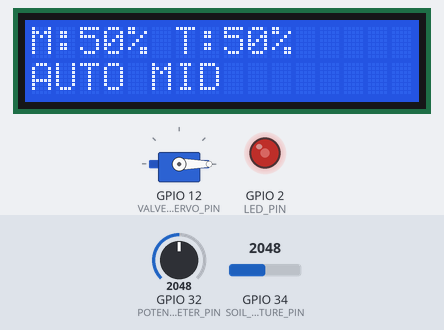
Bench run of a sketch on a simulated ESP32. Shown: servo, 16×2 character LCD, output pins drawn as LEDs (lit = HIGH). The inputs (shaded band) are chosen by the test bench; at power-on: GPIO 34 (SOIL_MOISTURE_PIN) = 2048, GPIO 32 (POTENTIOMETER_PIN) = 2048. WiFi joins after 1.5 s; servers stay silent unless stated; no MQTT or app messages arrive unless stated; what the sketch prints to the serial monitor is not drawn.

Above: at 9.4 s.
9.5 s: GPIO 34 (SOIL_MOISTURE_PIN) set to 2220
At 13.4 s:
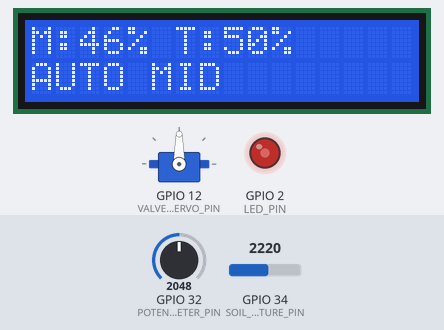
13.8 s: GPIO 34 (SOIL_MOISTURE_PIN) set to 2284
At 15.2 s:
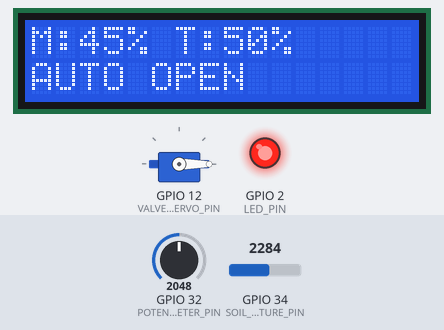
18.8 s: GPIO 34 (SOIL_MOISTURE_PIN) set to 2047
At 21.6 s:
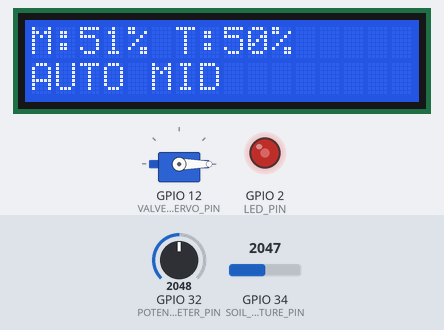
21.9 s: GPIO 32 (POTENTIOMETER_PIN) set to 1960
At 24.8 s:
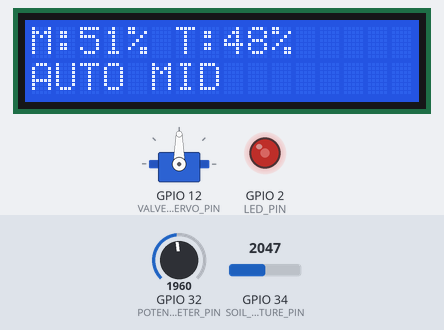
31.5 s: GPIO 32 (POTENTIOMETER_PIN) set to 2040
Timing chart, 0 to 34.5 s (numbered marks = the images above; inputs shaded):
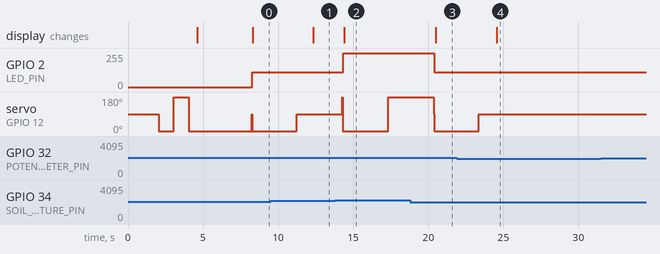

Measured:
- the behaviour switches between 2252 and 2253 on GPIO 34 (SOIL_MOISTURE_PIN) (found by bisection; images 1 and 2)
- after the input at 9.5 s, the display: changes after 2.8 s (image 1)
- after the input at 13.8 s, GPIO 2 (LED_PIN): 112/255 → 255/255 after 0.52 s; servo on GPIO 12 (VALVE_SERVO_PIN): 90° → 0° after 0.48 s, → 180° 3.0 s later; the display: changes after 0.60 s (image 2)
- after the input at 18.8 s, GPIO 2 (LED_PIN): 255/255 → 112/255 after 1.6 s; servo on GPIO 12 (VALVE_SERVO_PIN): 180° → 0° after 1.6 s; the display: changes after 1.7 s (image 3)
- after the input at 21.9 s, the display: changes after 2.7 s (image 4)

The sketch:

main.ino
```cpp
/*
 * ESP32 Soil Moisture Sensor+Control Board - SERVO WORKING VERSION
 * Author: Huynh Quoc Huy (Servo Working)
 */

#include <WiFi.h>
#include <PubSubClient.h>
#include <ESP32Servo.h>
#include <LiquidCrystal_I2C.h>
#include <Wire.h>
#include <ArduinoJson.h>

// WiFi Configuration
const char* WIFI_SSID = "Wokwi-GUEST";
const char* WIFI_PASSWORD = "";

// MQTT Configuration
const char* MQTT_BROKER = "broker.hivemq.com";
const int MQTT_PORT = 1883;
const char* MQTT_CLIENT_ID = "ESP_SOIL_MOISTURE_01";
const char* MQTT_TOPIC_SENSOR = "garden/sensor/soil_moisture_data";
const char* MQTT_TOPIC_STATUS = "garden/status/soil_board";
const char* MQTT_TOPIC_ALERTS = "garden/alerts/soil_board";
const char* MQTT_TOPIC_COMMANDS = "garden/control/soil_commands";

// Hardware Pin Definitions
const int SOIL_MOISTURE_PIN = 34;
const int VALVE_SERVO_PIN = 12;
const int LED_PIN = 2;
const int BUTTON_PIN = 25;
const int POTENTIOMETER_PIN = 32;
const int LCD_SDA_PIN = 21;
const int LCD_SCL_PIN = 22;
const int LCD_I2C_ADDRESS = 0x27;

// Soil Moisture Thresholds
const int MOISTURE_LOW = 45;
const int MOISTURE_OPTIMAL = 60;
// ADC Configuration
const int MOISTURE_MAX_RAW = 4095;

// Timing Configuration
const unsigned long AUTOMATION_INTERVAL = 3000;
const unsigned long STATUS_INTERVAL = 5000;

// Servo Angles - SAME AS LIGHT BOARD
const int SERVO_CLOSED_ANGLE = 0;
const int SERVO_MID_ANGLE = 90;
const int SERVO_OPEN_ANGLE = 180;

// System Variables
bool system_initialized = false;
bool mqtt_connected = false;
bool auto_mode = true;
bool valve_servo_active = false;

// Timing Variables
unsigned long last_automation_check = 0;
unsigned long last_status_publish = 0;
unsigned long last_sensor_read = 0;
unsigned long system_start_time = 0;

// PWM Variables
int led_brightness = 0;

// Sensor Variables
float current_moisture = 0.0;
int current_potentiometer = 0;
int moisture_threshold = MOISTURE_OPTIMAL;

// Servo state tracking
int current_servo_angle = -1;
String current_state = "INITIALIZING";

// Global Objects
WiFiClient espClient;
PubSubClient client(espClient);
LiquidCrystal_I2C lcd(LCD_I2C_ADDRESS, 16, 2);
DynamicJsonDocument json_doc(512);
Servo valveServo;

// === SERVO CONTROL ===
void activateValveServo(int angle) {
    angle = constrain(angle, 0, 180); //giới hạn giá trị góc xoay
    valveServo.write(angle);          //xoay góc với giá trị góc angle
    valve_servo_active = (angle != 0);//giá trị valve servo đang hoạt động
    current_servo_angle = angle;      //góc hiện tại bằng angle
    Serial.println("💧 Valve servo: " + String(angle) + "°");
    Serial.println("💧 Valve servo active: " + String(valve_servo_active) + "°");
    Serial.println("💧 Valve servo angle: " + String(current_servo_angle) + "°");
}
void deactivateValveServo() {
    if (valve_servo_active) {
        valveServo.write(0);          //xoay góc với giá trị góc 0
        valve_servo_active = false;   //giá trị valve servo đang tắt
        current_servo_angle = 0;      //góc hiện tại bằng 0
        Serial.println("💧 Valve servo DEACTIVATED: 0 °");
        Serial.println("💧 Valve servo active: " + String(valve_servo_active) + "°");
        Serial.println("💧 Valve servo angle: " + String(current_servo_angle) + "°");
    }
}

// === LED CONTROL ===
void setLEDBrightness(int brightness) {
    brightness = constrain(brightness, 0, 255);
    if (led_brightness != brightness) {
        led_brightness = brightness;
        analogWrite(LED_PIN, brightness);
        Serial.println("💡 LED: " + String(brightness));
    }
}

// === SENSOR READING ===
float readSoilMoisture() {
    int raw_value = analogRead(SOIL_MOISTURE_PIN);
    int constrained_raw = constrain(raw_value, 0, MOISTURE_MAX_RAW);

    // Map ADC (0-4095) sang moisture (100-0%)
    int moisture_int = map(constrained_raw, 0, MOISTURE_MAX_RAW, 100, 0);
    float moisture = constrain((float)moisture_int, 0.0, 100.0);

    Serial.print("📊 ADC: "); Serial.print(raw_value);
    Serial.print(" → Moisture: "); Serial.print(moisture, 1); Serial.println("%");
    return moisture;
}
//=== READ POTENTIOMETER ===
int readPotentiometer() {
    int reading = analogRead(POTENTIOMETER_PIN);
    current_potentiometer = reading;
    moisture_threshold = map(reading, 0, 4095, 20, 80);
    return reading;
}

// === AUTO CONTROL LOGIC ===
void auto_control_logic() {
    current_moisture = readSoilMoisture();

    String target_state = ""; //Trạng thái
    int target_angle = 0;     //Góc xoay 0 độ
    int target_brightness = 0;//Độ sáng 0

    if (current_moisture > MOISTURE_LOW) {
        // Độ ẩm 30-60%: Mở van một phần
        target_state = "LOW";               //Cập nhật trạng thái valve thành thấp
        valveServo.write(90);              //Xoay góc 90 độ
        target_brightness = (float)225/2;  //Độ sáng 127

    } else if (current_moisture > MOISTURE_OPTIMAL ) {
         // Độ ẩm >= 60%: Đóng van
        target_state = "OPTIMAL";   //Cập nhật trạng thái valve thành đủ
        valveServo.write(0);        //Xoay góc 0 độ
        target_brightness = 0;      //Độ sáng 0

    } else {
        // Độ ẩm < 30%: Mở van hoàn toàn
        target_state = "CRITICAL";
        valveServo.write(180);        //Xoay góc 0 độ
        target_brightness = 255;      //Độ sáng 0
    }

    // Kiểm tra thay đổi
    bool state_changed = false;
    if (target_state != current_state) {
        state_changed = true;
        Serial.println("💧 State changed: " + String(current_state) + " → " + String(target_state));
    }
    bool angle_changed = false;
    if (target_angle != current_servo_angle) {
        angle_changed = true;
        Serial.println("💧 Angle changed: " + String(current_servo_angle) + "° → " + String(target_angle) + "°");
    }

    if (state_changed || angle_changed) {
        Serial.println("━━━━━━━━━━━━━━━━━━━━━━━━━━━━━━");
        Serial.print("💧 State: "); Serial.print(current_state); Serial.print(" → "); Serial.println(target_state);
        Serial.print("   Moisture: ");  Serial.print(current_moisture, 1); Serial.println("%");

        String status_msg = "";
        if (target_state == "OPTIMAL") {
            status_msg = "OPTIMAL (≥60%) - Valve CLOSED";
        } else if (target_state == "LOW") {
            status_msg = "LOW (30-60%) - Valve PARTIAL";
        } else if (target_state == "CRITICAL") {
            status_msg = "CRITICAL (<30%) - Valve OPEN";
        }
        Serial.println("   " + status_msg);
        Serial.println("━━━━━━━━━━━━━━━━━━━━━━━━━━━━━━");

        // Cập nhật servo và LED
        Serial.println("💧 Activating valve servo to " + String(target_angle) + "°")    ;
        activateValveServo(target_angle);
        Serial.println("💡 Setting LED brightness to " + String(target_brightness)) ;
        setLEDBrightness(target_brightness);

        // Lưu trạng thái
        Serial.println("✅ State updated to " + target_state);
        current_state = target_state;

    } else {
        Serial.println("⏸️  State: " + current_state + " (stable)");
    }
}

void checkAutomation() {
    unsigned long current_time = millis();
    if (current_time - last_automation_check < AUTOMATION_INTERVAL) {
        return;
    }
    last_automation_check = current_time;

    if (!auto_mode) {
        Serial.println("⏸️  Auto mode disabled");
        return;
    }

    Serial.println("\n🔄 Automation check...");
    auto_control_logic();
}

void updateLCD() {
    lcd.clear();
    lcd.setCursor(0, 0);
    lcd.print("M:");
    lcd.print((int)current_moisture);
    lcd.print("% T:");
    lcd.print(moisture_threshold);
    lcd.print("%");

    lcd.setCursor(0, 1);
    lcd.print(auto_mode ? "AUTO" : "MAN ");

    // Hiển thị trạng thái
    if (current_state == "OPTIMAL") {
        lcd.print(" CLOSE");
    } else if (current_state == "LOW") {
        lcd.print(" MID  ");
    } else if (current_state == "CRITICAL") {
        lcd.print(" OPEN ");
    } else {
        lcd.print(" ");
        lcd.print(current_servo_angle);
        lcd.print("d");
    }
}

void publishSensorData() {
    if (!client.connected()) {
        return;
    }
    json_doc.clear();
    json_doc["device_id"] = "soil_moisture_sensor";
    json_doc["moisture_value"] = current_moisture;
    json_doc["moisture_threshold"] = moisture_threshold;
    json_doc["potentiometer_value"] = current_potentiometer;
    json_doc["led_brightness"] = led_brightness;
    json_doc["auto_mode"] = auto_mode;
    json_doc["valve_servo_angle"] = current_servo_angle;
    json_doc["valve_state"] = current_state;
    json_doc["valve_open"] = current_servo_angle > SERVO_CLOSED_ANGLE;
    json_doc["uptime"] = millis() - system_start_time;

    String message;
    serializeJson(json_doc, message);

    client.publish(MQTT_TOPIC_SENSOR, message.c_str());
    Serial.println("📤 Data published");
}

void publishSystemStatus() {
    if (!client.connected()) {
        return;
    }
    json_doc.clear();
    json_doc["device_id"] = "soil_moisture_board";
    json_doc["status"] = "online";
    json_doc["valve_state"] = current_state;
    json_doc["valve_angle"] = current_servo_angle;
    json_doc["wifi_connected"] = (WiFi.status() == WL_CONNECTED);
    json_doc["mqtt_connected"] = mqtt_connected;
    json_doc["auto_mode"] = auto_mode;
    json_doc["system_uptime"] = millis() - system_start_time;
    json_doc["firmware_version"] = "1.0.8_working";
    json_doc["timestamp"] = millis();

    String message;
    serializeJson(json_doc, message);

    client.publish(MQTT_TOPIC_STATUS, message.c_str());
    Serial.println("📤 Status published");
}

void mqttCallback(char* topic, byte* payload, unsigned int length) {
    Serial.println("📨 MQTT: " + String(topic));

    payload[length] = '\0';
    String message = String((char*)payload);

    DeserializationError error = deserializeJson(json_doc, message);
    if (error) {
        Serial.println("❌ JSON error: " + String(error.c_str()));
        return;
    }

    String command = json_doc["command"];

    if (command == "set_auto_mode") {
        auto_mode = json_doc["auto_mode"];
        Serial.println("💧 Auto: " + String(auto_mode ? "ON" : "OFF"));
        if (auto_mode) {
            last_automation_check = 0;
        }
        updateLCD();

    } else if (command == "control_pump") {
        bool activate = json_doc["activate"];
        auto_mode = false;
        if (activate) {
            Serial.println("🔧 Manual: OPEN");
            activateValveServo(SERVO_OPEN_ANGLE);
            setLEDBrightness(255);
            current_state = "CRITICAL";
        } else {
            Serial.println("🔧 Manual: CLOSE");
            activateValveServo(SERVO_CLOSED_ANGLE);
            setLEDBrightness(0);
            current_state = "OPTIMAL";
        }
        updateLCD();

    } else if (command == "set_threshold") {
        moisture_threshold = constrain((int)json_doc["threshold"], 10, 90);
        Serial.println("🎯 Threshold: " + String(moisture_threshold) + "%");
        updateLCD();

    } else if (command == "get_status") {
        publishSystemStatus();
        publishSensorData();
    }
}

bool connectWiFi() {
    WiFi.mode(WIFI_STA);
    WiFi.begin(WIFI_SSID, WIFI_PASSWORD);

    Serial.println("📡 WiFi connecting...");
    unsigned long start_time = millis();

    while (WiFi.status() != WL_CONNECTED && (millis() - start_time) < 20000) {
        delay(500);
        Serial.print(".");
    }

    if (WiFi.status() == WL_CONNECTED) {
        Serial.println("\n✓ WiFi OK");
        Serial.println("IP: " + WiFi.localIP().toString());
        return true;
    }
    Serial.println("\n❌ WiFi failed");
    return false;
}

bool connectMQTT() {
    client.setServer(MQTT_BROKER, MQTT_PORT);
    client.setCallback(mqttCallback);

    Serial.println("📡 MQTT connecting...");

    if (client.connect(MQTT_CLIENT_ID)) {
        Serial.println("✓ MQTT OK");
        mqtt_connected = true;
        client.subscribe(MQTT_TOPIC_COMMANDS);
        publishSystemStatus();
        return true;
    }
    Serial.println("❌ MQTT failed");
    return false;
}

void checkWiFiConnection() {
    unsigned long current_time = millis();
    static unsigned long last_check = 0;
    if (current_time - last_check < 10000) {
        return;
    }
    last_check = current_time;

    if (!client.connected() && WiFi.status() == WL_CONNECTED) {
        Serial.println("🔄 MQTT reconnect...");
        mqtt_connected = false;
        connectMQTT();
    }

    client.loop();
}

void setup() {
    Serial.begin(115200);
    delay(1000);

    Serial.println("\n╔════════════════════════════════════╗");
    Serial.println("║  ESP32 Soil Moisture Control      ║");
    Serial.println("║  Version: 1.0.8 (Servo Working)   ║");
    Serial.println("║  Author: Huynh Quoc Huy           ║");
    Serial.println("╚════════════════════════════════════╝\n");

    system_start_time = millis();

    // Initialize pins
    pinMode(SOIL_MOISTURE_PIN, INPUT);
    pinMode(POTENTIOMETER_PIN, INPUT);
    pinMode(LED_PIN, OUTPUT);
    pinMode(BUTTON_PIN, INPUT_PULLUP);

    // SERVO INIT - SAME AS LIGHT BOARD (NO min/max pulse)
    Serial.println("🔧 Attaching servo...");
    Serial.println("   Pin: " + String(VALVE_SERVO_PIN));

    valveServo.attach(VALVE_SERVO_PIN);  // ← Simple attach, no PWM params

    // Test servo qua 3 vị trí
    Serial.println("🧪 Servo test...");

    Serial.println("   Test 1/3: 90° (neutral)");
    valveServo.write(90);
    delay(1000);

    Serial.println("   Test 2/3: 0° (closed)");
    valveServo.write(0);
    delay(1000);

    Serial.println("   Test 3/3: 180° (open)");
    valveServo.write(180);
    delay(1000);

    Serial.println("   → Reset to 0° (init)");
    activateValveServo(0);
    current_state = "OPTIMAL";
    delay(500);

    Serial.println("✓ Servo OK\n");

    // Initialize LCD
    Serial.println("🖥️  LCD init...");
    lcd.init();
    lcd.backlight();
    lcd.clear();
    lcd.setCursor(0, 0);
    lcd.print("Smart Garden");
    lcd.setCursor(0, 1);
    lcd.print("Starting...");
    delay(2000);

    // Connect WiFi
    connectWiFi();

    // Connect MQTT
    connectMQTT();

    // Read initial sensors
    Serial.println("\n📊 Initial reading...");
    current_moisture = readSoilMoisture();
    readPotentiometer();

    setLEDBrightness(0);
    system_initialized = true;
    updateLCD();

    Serial.println("\n╔════════════════════════════════════╗");
    Serial.println("║       SYSTEM READY                 ║");
    Serial.println("╚════════════════════════════════════╝");
    Serial.println("Moisture: " + String(current_moisture, 1) + "%");
    Serial.println("Threshold: " + String(moisture_threshold) + "%");
    Serial.println("Auto Mode: ON");
    Serial.println("Servo: " + String(current_servo_angle) + "°");
    Serial.println("\n🔄 Loop starting...\n");

    // Force first automation check
    last_automation_check = 0;
}

void loop() {
    unsigned long current_time = millis();

    checkWiFiConnection();
    checkAutomation();

    // Publish sensor data every 5 seconds
    if (current_time - last_sensor_read >= 5000) {
        current_moisture = readSoilMoisture();
        readPotentiometer();
        publishSensorData();
        last_sensor_read = current_time;
    }

    // Publish status every 5 seconds
    if (current_time - last_status_publish >= STATUS_INTERVAL) {
        publishSystemStatus();
        publishSensorData();
        last_status_publish = current_time;
    }

    // Update LCD every 2 seconds
    static unsigned long last_lcd_update = 0;
    if (current_time - last_lcd_update >= 2000) {
        updateLCD();
        last_lcd_update = current_time;
    }

    delay(50);
}
```
